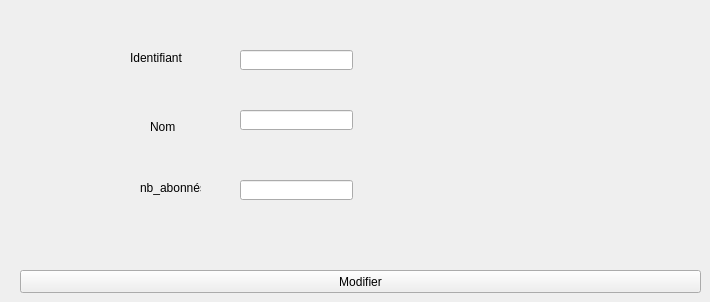
   <widget class="QWidget" name="tab_6">
    <attribute name="title">
     <string>MODIFIER</string>
    </attribute>
    <widget class="QPushButton" name="pb_modifier">
     <property name="geometry">
      <rect>
       <x>20</x>
       <y>270</y>
       <width>681</width>
       <height>23</height>
      </rect>
     </property>
     <property name="text">
      <string>Modifier</string>
     </property>
    </widget>
    <widget class="QLineEdit" name="lineEdit">
     <property name="geometry">
      <rect>
       <x>240</x>
       <y>50</y>
       <width>113</width>
       <height>20</height>
      </rect>
     </property>
    </widget>
    <widget class="QLineEdit" name="lineEdit_2">
     <property name="geometry">
      <rect>
       <x>240</x>
       <y>110</y>
       <width>113</width>
       <height>20</height>
      </rect>
     </property>
    </widget>
    <widget class="QLineEdit" name="lineEdit_3">
     <property name="geometry">
      <rect>
       <x>240</x>
       <y>180</y>
       <width>113</width>
       <height>20</height>
      </rect>
     </property>
    </widget>
    <widget class="QLabel" name="label_5">
     <property name="geometry">
      <rect>
       <x>130</x>
       <y>50</y>
       <width>61</width>
       <height>16</height>
      </rect>
     </property>
     <property name="text">
      <string>Identifiant</string>
     </property>
    </widget>
    <widget class="QLabel" name="label_6">
     <property name="geometry">
      <rect>
       <x>150</x>
       <y>120</y>
       <width>47</width>
       <height>13</height>
      </rect>
     </property>
     <property name="text">
      <string>Nom</string>
     </property>
    </widget>
    <widget class="QLabel" name="label_7">
     <property name="geometry">
      <rect>
       <x>140</x>
       <y>180</y>
       <width>61</width>
       <height>16</height>
      </rect>
     </property>
     <property name="text">
      <string>nb_abonnés</string>
     </property>
    </widget>
   </widget>
